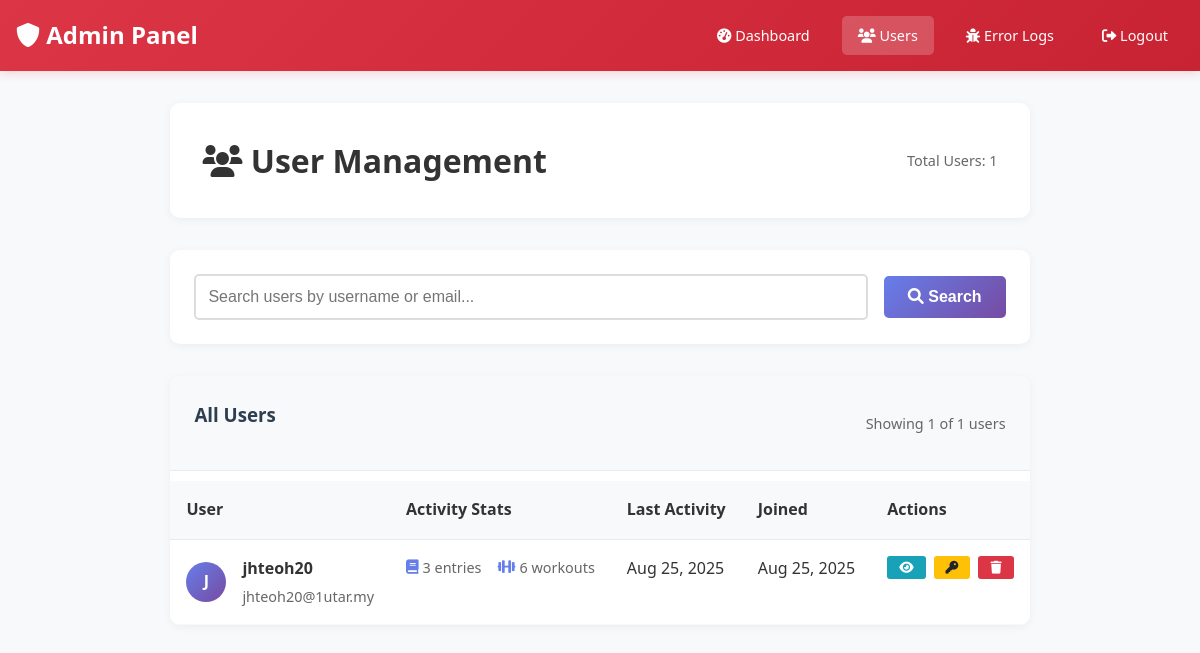
The app's page /admin/users.php (signed in) with its own data.
### tables this page shows
CREATE TABLE `users` (
  `user_id` int(11) NOT NULL,
  `username` varchar(50) NOT NULL,
  `email` varchar(100) NOT NULL,
  `password` varchar(255) NOT NULL,
  `created_at` timestamp NOT NULL DEFAULT current_timestamp()
);

### config/database.php (called while the page is built, shortened)
<?php
class Database {
    private $host = "localhost";
    private $username = "root";
    private $password = "";
    private $database = "student_routine_db";
    public $connection;
    public function __construct() {
        $this->connection = null;
        try {
            $this->connection = new PDO(
                "mysql:host=" . $this->host . ";dbname=" . $this->database,
                $this->username,
                $this->password
            );
            $this->connection->setAttribute(PDO::ATTR_ERRMODE, PDO::ERRMODE_EXCEPTION);
        } catch(PDOException $e) {
            echo "Connection error: " . $e->getMessage();
        }
    }
    public function getConnection() {
        return $this->connection;
    }
}
?>

### admin/users.php (the view, shortened to what this page needs)
<?php
require_once '../config/database.php';
$db = new Database();
$page = max(1, intval($_GET['page'] ?? 1));
$limit = 20;
$offset = ($page - 1) * $limit;
$search = $_GET['search'] ?? '';
try {
    $whereClause = '';
    $params = [];
    $countQuery = "SELECT COUNT(*) as total FROM users u $whereClause";
    $stmt = $db->getConnection()->prepare($countQuery);
    $stmt->execute($params);
    $totalUsers = $stmt->fetch(PDO::FETCH_ASSOC)['total'];
    $usersQuery = "
        SELECT u.*,
               COALESCE(de_count.diary_entries, 0) as diary_entries,
               COALESCE(et_count.exercises, 0) as exercises,
               de_max.last_diary_entry,
               et_max.last_exercise
        FROM users u
        LEFT JOIN (
            SELECT user_id, COUNT(*) as diary_entries
            FROM diary_entries
            GROUP BY user_id
        ) de_count ON u.user_id = de_count.user_id
        LEFT JOIN (
            SELECT user_id, COUNT(*) as exercises
            FROM exercise_tracker
            GROUP BY user_id
        ) et_count ON u.user_id = et_count.user_id
        LEFT JOIN (
            SELECT user_id, MAX(created_at) as last_diary_entry
            FROM diary_entries
            GROUP BY user_id
        ) de_max ON u.user_id = de_max.user_id
        LEFT JOIN (
            SELECT user_id, MAX(created_at) as last_exercise
            FROM exercise_tracker
            GROUP BY user_id
        ) et_max ON u.user_id = et_max.user_id
        $whereClause
        ORDER BY u.created_at DESC
        LIMIT $offset, $limit
    ";
    $stmt = $db->getConnection()->prepare($usersQuery);
    $stmt->execute($params);
    $users = $stmt->fetchAll(PDO::FETCH_ASSOC);
} catch (Exception $e) {
    $users = [];
    $totalUsers = 0;
    $totalPages = 0;
    $message = 'Error loading users: ' . $e->getMessage();
    $messageType = 'error';
}
?>
<!DOCTYPE html>
<html lang="en">
<head>
    <link rel="stylesheet" href="../css/style.css">
    <link rel="stylesheet" href="https://cdnjs.cloudflare.com/ajax/libs/font-awesome/6.0.0/css/all.min.css">
</head>
<body>
    <nav class="admin-navbar">
        <div class="admin-nav-container">
            <div class="admin-logo">
                <a href="dashboard.php">
                    <i class="fas fa-shield-alt"></i> Admin Panel
                </a>
            </div>
            <div class="admin-nav-menu">
                <a href="dashboard.php" class="admin-nav-link">
                    <i class="fas fa-tachometer-alt"></i> Dashboard
                </a>
                <a href="users.php" class="admin-nav-link active">
                    <i class="fas fa-users"></i> Users
                </a>
                <a href="errors.php" class="admin-nav-link">
                    <i class="fas fa-bug"></i> Error Logs
                </a>
                <a href="logout.php" class="admin-nav-link">
                    <i class="fas fa-sign-out-alt"></i> Logout
                </a>
            </div>
        </div>
    </nav>
    <main class="admin-main-content">
        <div class="page-header">
            <h1 class="page-title">
                <i class="fas fa-users"></i> User Management
            </h1>
            <div class="users-count">
                Total Users: <?php echo number_format($totalUsers); ?>
            </div>
        </div>
        <div class="search-section">
            <form method="GET" class="search-form">
                <input
                    type="text"
                    name="search"
                    value="<?php echo htmlspecialchars($search); ?>"
                    placeholder="Search users by username or email..."
                    class="search-input"
                >
                <button type="submit" class="btn btn-primary">
                    <i class="fas fa-search"></i> Search
                </button>
            </form>
        </div>
        <div class="users-section">
            <div class="users-header">
                <h3>All Users</h3>
                <span class="users-count">
                    Showing <?php echo count($users); ?> of <?php echo $totalUsers; ?> users
                </span>
            </div>
            <?php if (!empty($users)): ?>
                <table class="users-table">
                    <thead>
                        <tr>
                            <th>User</th>
                            <th>Activity Stats</th>
                            <th>Last Activity</th>
                            <th>Joined</th>
                            <th>Actions</th>
                        </tr>
                    </thead>
                    <tbody>
                        <?php foreach ($users as $user): ?>
                            <tr>
                                <td>
                                    <div class="user-info">
                                        <div class="user-avatar">
                                            <?php echo strtoupper(substr($user['username'], 0, 1)); ?>
                                        </div>
                                        <div class="user-details">
                                            <h4><?php echo htmlspecialchars($user['username']); ?></h4>
                                            <div class="user-email"><?php echo htmlspecialchars($user['email']); ?></div>
                                        </div>
                                    </div>
                                </td>
                                <td>
                                    <div class="activity-stats">
                                        <div class="stat-item">
                                            <i class="fas fa-book"></i>
                                            <?php echo $user['diary_entries']; ?> entries
                                        </div>
                                        <div class="stat-item">
                                            <i class="fas fa-dumbbell"></i>
                                            <?php echo $user['exercises']; ?> workouts
                                        </div>
                                    </div>
                                </td>
                                <td>
                                    <?php
                                    $lastActivity = max($user['last_diary_entry'], $user['last_exercise']);
                                    if ($lastActivity):
                                    ?>
                                        <?php echo date('M j, Y', strtotime($lastActivity)); ?>
                                    <?php else: ?>
                                        <span style="color: #999;">No activity</span>
                                    <?php endif; ?>
                                </td>
                                <td>
                                    <?php echo date('M j, Y', strtotime($user['created_at'])); ?>
                                </td>
                                <td>
                                    <div class="user-actions">
                                        <button
                                            class="btn btn-info btn-sm"
                                            onclick="viewUser(<?php echo $user['user_id']; ?>)"
                                            title="View Details"
                                        >
                                            <i class="fas fa-eye"></i>
                                        </button>
                                        <button
                                            class="btn btn-warning btn-sm"
                                            onclick="resetPassword(<?php echo $user['user_id']; ?>, '<?php echo htmlspecialchars($user['username']); ?>')"
                                            title="Reset Password"
                                        >
                                            <i class="fas fa-key"></i>
                                        </button>
                                        <button
                                            class="btn btn-danger btn-sm"
                                            onclick="deleteUser(<?php echo $user['user_id']; ?>, '<?php echo htmlspecialchars($user['username']); ?>')"
                                            title="Delete User"
                                        >
                                            <i class="fas fa-trash"></i>
                                        </button>
                                    </div>
                                </td>
                            </tr>
                        <?php endforeach; ?>
                    </tbody>
                </table>
            <?php endif; ?>
        </div>
    </main>
</body>
</html>

### css/style.css (style rules this page uses)
* { margin: 0; padding: 0; box-sizing: border-box; }
body { font-family: 'Segoe UI', Tahoma, Geneva, Verdana, sans-serif; line-height: 1.6; color: #333; background-color: #f5f7fa; min-height: 100vh; display: flex; flex-direction: column; }
h1, h2, h3 { color: #2c3e50; margin-bottom: 1rem; }
h1 { font-size: 2.5rem; text-align: center; }
input[type="text"], input[type="email"], input[type="password"], input[type="date"], select, textarea { width: 100%; padding: 0.75rem; border: 2px solid #ddd; border-radius: 5px; font-size: 1rem; transition: border-color 0.3s; }
.btn { display: inline-block; padding: 0.75rem 1.5rem; border: none; border-radius: 5px; cursor: pointer; text-decoration: none; font-size: 1rem; font-weight: 600; transition: all 0.3s; text-align: center; }
.btn-primary { background: linear-gradient(135deg, #667eea 0%, #764ba2 100%); color: white; }
.btn-warning { background-color: #f39c12; color: white; }
.btn-danger { background-color: #e74c3c; color: white; }
table { width: 100%; border-collapse: collapse; margin-top: 10px; }
th, td { padding: 8px; text-align: left; border-bottom: 1px solid #ddd; }

### admin/users.php (style rules this page uses)
body { background: #f8f9fa; font-family: 'Segoe UI', Tahoma, Geneva, Verdana, sans-serif; }
.admin-navbar { background: linear-gradient(135deg, #dc3545 0%, #c82333 100%); color: white; padding: 1rem 0; box-shadow: 0 2px 10px rgba(220, 53, 69, 0.2); margin-bottom: 2rem; }
.admin-nav-container { max-width: 1200px; margin: 0 auto; display: flex; justify-content: space-between; align-items: center; padding: 0 1rem; }
.admin-logo a { color: white; text-decoration: none; font-size: 1.5rem; font-weight: bold; }
.admin-nav-menu { display: flex; align-items: center; gap: 1rem; }
.admin-nav-link { color: white; text-decoration: none; padding: 0.5rem 1rem; border-radius: 5px; transition: all 0.3s; font-size: 0.9rem; }
.admin-nav-link:hover, .admin-nav-link.active { background: rgba(255,255,255,0.2); }
.admin-main-content { max-width: 1200px; margin: 0 auto; padding: 0 1rem; }
.page-header { background: white; padding: 2rem; border-radius: 10px; box-shadow: 0 2px 10px rgba(0,0,0,0.05); margin-bottom: 2rem; display: flex; justify-content: space-between; align-items: center; }
.page-title { color: #333; font-size: 2rem; margin: 0; }
.search-section { background: white; padding: 1.5rem; border-radius: 10px; box-shadow: 0 2px 10px rgba(0,0,0,0.05); margin-bottom: 2rem; }
.search-form { display: flex; gap: 1rem; align-items: center; }
.search-input { flex: 1; padding: 0.75rem; border: 2px solid #e9ecef; border-radius: 5px; font-size: 1rem; }
.users-section { background: white; border-radius: 10px; box-shadow: 0 2px 10px rgba(0,0,0,0.05); overflow: hidden; }
.users-header { padding: 1.5rem; background: #f8f9fa; border-bottom: 1px solid #e9ecef; display: flex; justify-content: space-between; align-items: center; }
.users-count { color: #666; font-size: 0.9rem; }
.users-table { width: 100%; border-collapse: collapse; }
.users-table th { background: #f8f9fa; padding: 1rem; text-align: left; font-weight: 600; color: #333; border-bottom: 1px solid #e9ecef; }
.users-table td { padding: 1rem; border-bottom: 1px solid #f8f9fa; vertical-align: top; }
.user-avatar { width: 40px; height: 40px; background: linear-gradient(135deg, #667eea 0%, #764ba2 100%); border-radius: 50%; display: flex; align-items: center; justify-content: center; color: white; font-weight: bold; margin-right: 1rem; }
.user-info { display: flex; align-items: center; }
.user-details h4 { margin: 0 0 0.25rem 0; color: #333; font-size: 1rem; }
.user-email { color: #666; font-size: 0.9rem; }
.activity-stats { display: flex; gap: 1rem; flex-wrap: wrap; }
.stat-item { display: flex; align-items: center; gap: 0.25rem; color: #666; font-size: 0.9rem; }
.stat-item i { color: #667eea; }
.user-actions { display: flex; gap: 0.5rem; }
.btn-sm { padding: 0.25rem 0.75rem; font-size: 0.8rem; border-radius: 3px; }
.btn-danger { background: #dc3545; color: white; border: none; cursor: pointer; transition: background 0.3s; }
.btn-warning { background: #ffc107; color: #212529; border: none; cursor: pointer; transition: background 0.3s; }
.btn-info { background: #17a2b8; color: white; border: none; cursor: pointer; transition: background 0.3s; }

### records on screen
users: username "J", username "jhteoh20", email "jhteoh20@1utar.my", diary_entries "3", exercises "6", lastActivity "Aug 25, 2025", created_at "Aug 25, 2025"

### other values on screen
$totalUsers "1"
count($users) "1"
